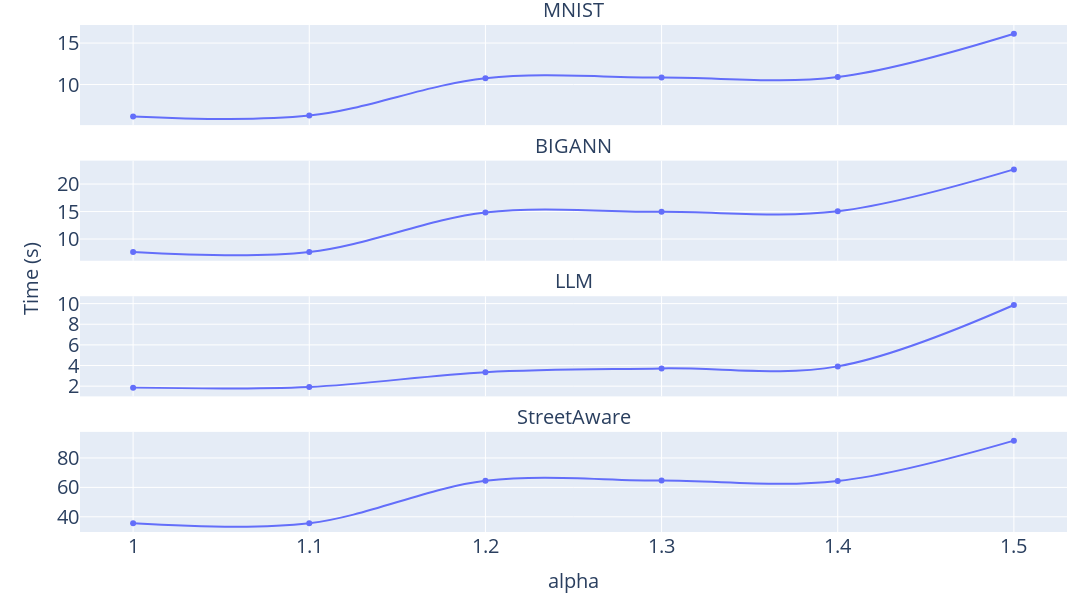

Here is the notebook cell this chart was saved with:
### Markdown cell above
## Time

### Code cell
import plotly.express as px


fig = px.line(filtered_df1, x="alpha", y="time", facet_col="dataset",markers=True,line_shape='spline',facet_col_wrap=1)

fig.for_each_yaxis(lambda y: y.update(showticklabels=True,matches=None, title = None,tickfont = dict(size=20)))
fig.add_annotation(
    showarrow=False,
    xanchor='center',
    xref='paper', 
    x=-0.05, 
    yanchor='middle',
    yref='paper',
    y=0.5,
    textangle=-90,
    text='Time (s)'
)
fig.update_xaxes(tickfont=dict(size=20), title_font = dict(size=20))
fig.for_each_annotation(lambda a: a.update(text=a.text.split("=")[-1], font = {'size': 20}))
fig.update_layout(margin = dict(t=25, l=80, r=25, b=25),
                        height=600,
                        width=1200)

fig.write_image("../images/updated_Impact-alpha-time.png", scale=3)
fig.show()

### Figure 1 — Plotly figure (JSON) as saved in the notebook; plotly's stock layout.template omitted (floating-point values rounded to 4 significant figures)
{"data": [{"hovertemplate": "dataset=MNIST<br>alpha=%{x}<br>time=%{y}<extra></extra>", "legendgroup": "", "line": {"color": "#636efa", "dash": "solid", "shape": "spline"}, "marker": {"symbol": "circle"}, "mode": "lines+markers", "name": "", "orientation": "v", "showlegend": false, "type": "scatter", "x": [1, 1.1, 1.2, 1.3, 1.4, 1.5], "xaxis": "x4", "y": [6.161, 6.257, 10.75, 10.85, 10.9, 16.12], "yaxis": "y4"}, {"hovertemplate": "dataset=BIGANN<br>alpha=%{x}<br>time=%{y}<extra></extra>", "legendgroup": "", "line": {"color": "#636efa", "dash": "solid", "shape": "spline"}, "marker": {"symbol": "circle"}, "mode": "lines+markers", "name": "", "orientation": "v", "showlegend": false, "type": "scatter", "x": [1, 1.1, 1.2, 1.3, 1.4, 1.5], "xaxis": "x3", "y": [7.642, 7.639, 14.83, 14.94, 15.05, 22.67], "yaxis": "y3"}, {"hovertemplate": "dataset=LLM<br>alpha=%{x}<br>time=%{y}<extra></extra>", "legendgroup": "", "line": {"color": "#636efa", "dash": "solid", "shape": "spline"}, "marker": {"symbol": "circle"}, "mode": "lines+markers", "name": "", "orientation": "v", "showlegend": false, "type": "scatter", "x": [1, 1.1, 1.2, 1.3, 1.4, 1.5], "xaxis": "x2", "y": [1.859, 1.924, 3.36, 3.722, 3.918, 9.865], "yaxis": "y2"}, {"hovertemplate": "dataset=StreetAware<br>alpha=%{x}<br>time=%{y}<extra></extra>", "legendgroup": "", "line": {"color": "#636efa", "dash": "solid", "shape": "spline"}, "marker": {"symbol": "circle"}, "mode": "lines+markers", "name": "", "orientation": "v", "showlegend": false, "type": "scatter", "x": [1, 1.1, 1.2, 1.3, 1.4, 1.5], "xaxis": "x", "y": [35.65, 35.63, 64.45, 64.6, 64.31, 91.77], "yaxis": "y"}], "layout": {"annotations": [{"font": {"size": 20}, "showarrow": false, "text": "StreetAware", "x": 0.5, "xanchor": "center", "xref": "paper", "y": 0.1975, "yanchor": "bottom", "yref": "paper"}, {"font": {"size": 20}, "showarrow": false, "text": "LLM", "x": 0.5, "xanchor": "center", "xref": "paper", "y": 0.465, "yanchor": "bottom", "yref": "paper"}, {"font": {"size": 20}, "showarrow": false, "text": "BIGANN", "x": 0.5, "xanchor": "center", "xref": "paper", "y": 0.7325, "yanchor": "bottom", "yref": "paper"}, {"font": {"size": 20}, "showarrow": false, "text": "MNIST", "x": 0.5, "xanchor": "center", "xref": "paper", "y": 1, "yanchor": "bottom", "yref": "paper"}, {"font": {"size": 20}, "showarrow": false, "text": "Time (s)", "textangle": -90, "x": -0.05, "xanchor": "center", "xref": "paper", "y": 0.5, "yanchor": "middle", "yref": "paper"}], "height": 600, "legend": {"tracegroupgap": 0}, "margin": {"b": 25, "l": 80, "r": 25, "t": 25}, "width": 1200, "xaxis": {"anchor": "y", "domain": [0, 1], "tickfont": {"size": 20}, "title": {"font": {"size": 20}, "text": "alpha"}}, "xaxis2": {"anchor": "y2", "domain": [0, 1], "matches": "x", "showticklabels": false, "tickfont": {"size": 20}, "title": {"font": {"size": 20}}}, "xaxis3": {"anchor": "y3", "domain": [0, 1], "matches": "x", "showticklabels": false, "tickfont": {"size": 20}, "title": {"font": {"size": 20}}}, "xaxis4": {"anchor": "y4", "domain": [0, 1], "matches": "x", "showticklabels": false, "tickfont": {"size": 20}, "title": {"font": {"size": 20}}}, "yaxis": {"anchor": "x", "domain": [0, 0.1975], "showticklabels": true, "tickfont": {"size": 20}, "title": {}}, "yaxis2": {"anchor": "x2", "domain": [0.2675, 0.465], "showticklabels": true, "tickfont": {"size": 20}, "title": {}}, "yaxis3": {"anchor": "x3", "domain": [0.535, 0.7325], "showticklabels": true, "tickfont": {"size": 20}, "title": {}}, "yaxis4": {"anchor": "x4", "domain": [0.8025, 1], "showticklabels": true, "tickfont": {"size": 20}, "title": {}}}}
